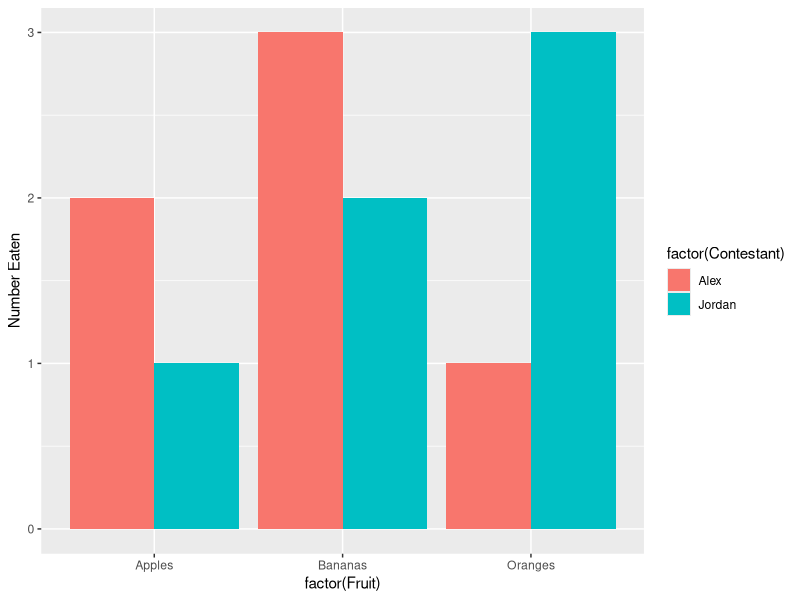

R code for this plot:
library(tibble)
library(ggplot2)

df <- tribble(
  ~Contestant, ~Fruit, ~"Number Eaten",
  "Alex", "Apples", 2,
  "Alex", "Oranges", 1,
  "Alex", "Bananas", 3,
  "Jordan", "Apples", 1,
  "Jordan", "Oranges", 3,
  "Jordan", "Bananas", 2
)

ggplot(df, aes(x = factor(Fruit), y = `Number Eaten`, fill = factor(Contestant))) +
  geom_bar(stat = "identity", position = "dodge")
